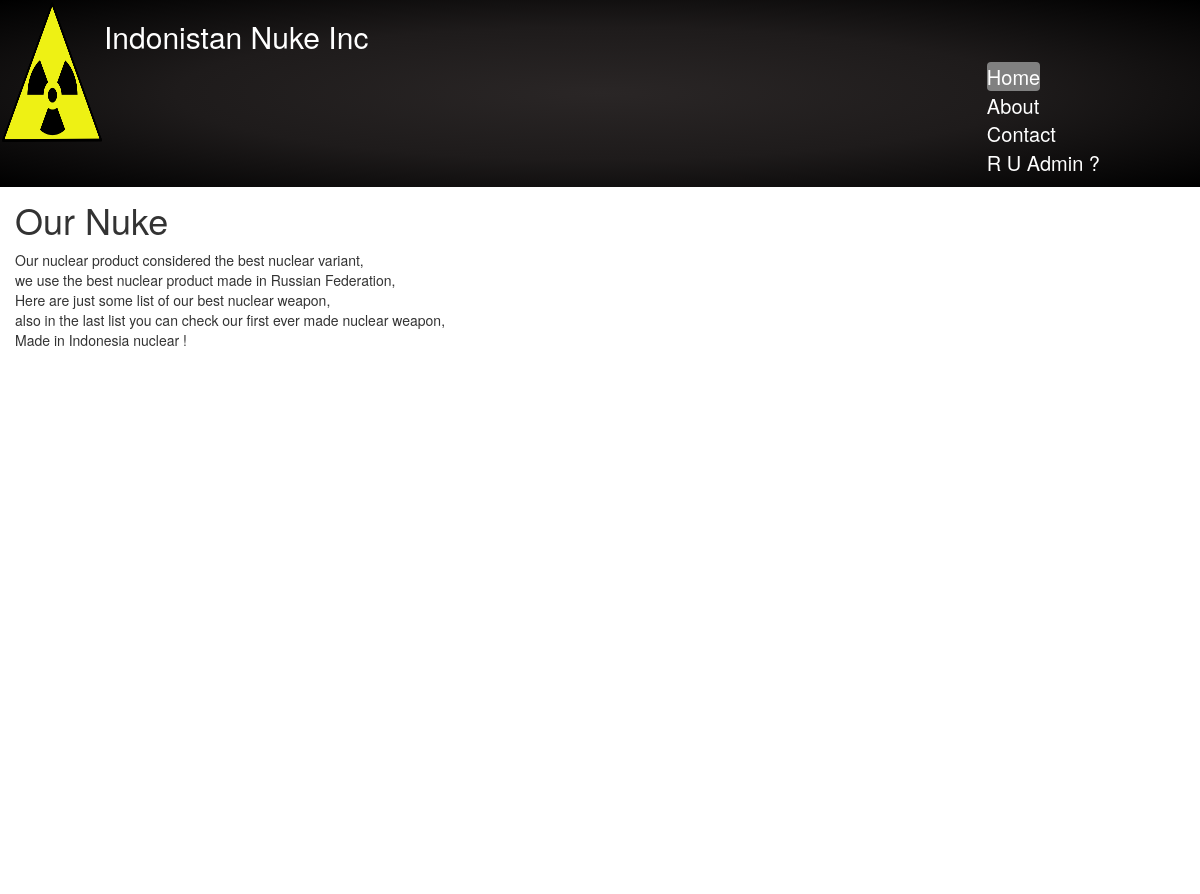
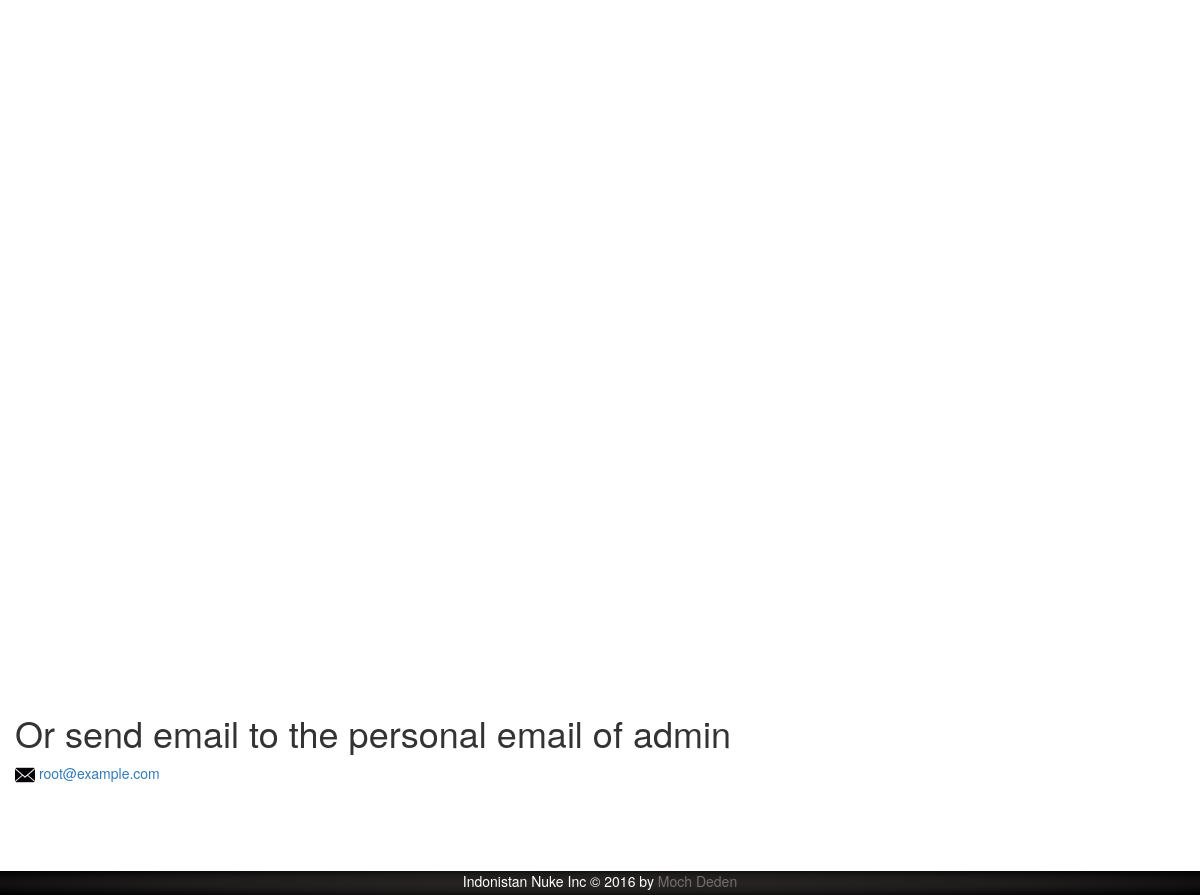
The page / on the database its author committed (2 pictures, top to bottom).
### tables this page shows
CREATE TABLE Contact (
	id TINYINT PRIMARY KEY,
	header TEXT,
	address_header TEXT,
	company_name TEXT,
	address_content TEXT,
	telp_number TEXT,
	form_header TEXT,
	admin_email_header TEXT
);

CREATE TABLE Home (
	id TINYINT PRIMARY KEY,
	header TEXT,
	content TEXT
);

### config.php (called while the page is built)
<?php
$config['project_root'] = 'prochcore';
$config['base_url']='http://127.0.0.1:8080/prochcore/';
$config['DB']['hostname']='127.0.0.1';
$config['DB']['username']='root';
$config['DB']['password']='indonesiaraya';
$config['DB']['database']='uas';

### function.php (called while the page is built, shortened)
<?php
function process_db($mysql_action) {
    require_once 'config.php';
    global $config;
    $mysqli = mysqli_connect(
                $config['DB']['hostname'],
                $config['DB']['username'],
                $config['DB']['password'],
                $config['DB']['database']);
    $result = $mysql_action($mysqli);
    return $result;
}
function read_row_by_id($table, $id) {
    return process_db(function($connection) use($table, $id) {
        $q = mysqli_query($connection, "SELECT * FROM $table WHERE id = $id;");
        $result = mysqli_fetch_assoc($q);
        return $result;
    });
}

### index.php (the view, shortened to what this page needs)
<?php
	require_once 'header.php';
	require_once 'function.php';
	$admin = read_row_by_id('Admin', 1);
	$home = read_row_by_id('Home', 1);
	$contact = read_row_by_id('Contact', 1);
	?>
	<div class="home row  upper-row" id="home" class="main">
			<h1><?php echo $home['header'] ?></h1>
			<p>
				<?php echo nl2br($home['content']) ?>
			</p>
	</div>
	<div  class="main row lower-container">
		<h1><?php echo $contact['admin_email_header'] ?></h1>
		<p>
			<img src="images/email-logo.png" width="20" height="20"/>
			<a href="mailto:<?php echo $admin['email'] ?>?Subject=indonistan" target="_top">
				<?php echo $admin['email'] ?>
			</a>
		</p>
	</div>
<?php require_once 'footer.php'; ?>

### header.php (shortened to what this page needs)
<?php
require_once 'config.php';
require_once 'function.php';
$contact = read_row_by_id('Contact', 1);
?>
<!DOCTYPE html>
<html lang="en">
<head>
	<link rel="stylesheet"
	href="<?php echo $config['base_url'].'index.css' ?>">
	<link rel="stylesheet"
	href="<?php echo $config['base_url'].'bootstrap.min.css' ?>">
</head>
<body>
<div class="header">
	<a href="<?php echo $config['base_url']?>">
		<img src="<?php echo $config['base_url'].'images/logo.png'?>"
			 id="indonistanLogo"/>
	</a>
	<h2 id="indonistanName"><?php echo $contact['company_name']?></h2>
	<ul>
		<li class="menu-list">
		<a
		href="<?php echo $config['base_url'].'#home'?>" id="homeMenu" class="menu">Home</a></li>
		<li class="menu-list">
		<a
		href="<?php echo $config['base_url'].'#about'?>"
		id="aboutMenu" class="menu">About</a></li>
		<li class="menu-list">
		<a
		href="<?php echo $config['base_url'].'#contact'?>"
		id="contactMenu" class="menu">Contact</a></li>
		<li class="menu-list">
		<a
		href="<?php echo $config['base_url'].'admin/homeadmin.php'?>"
		id="contactMenu" class="menu">R U Admin ? </a></li>
	</ul>
</div>
<div class="container">

### footer.php
</div>
<div class="footer">
	<?php echo $contact['company_name']?> &copy 2016 by
	<a href="http://github.com/selesdepselesnul">Moch Deden</a>
</div>
</body>
</html>

### index.css (style rules this page uses)
* { margin: 0px; padding: 0px; }
.main { margin-top: 20px; }
.lower-container { margin-bottom: 100px; }
.footer > a { color: #766e6e; }
.header, .footer { background: #000000; background: -webkit-radial-gradient(#2a2626, #1e1b1b, #000000); background: -o-radial-gradient(#2a2626, #1e1b1b, #000000); background: -moz-radial-gradient(#2a2626, #1e1b1b, #000000); background: radial-gradient(#2a2626, #1e1b1b, #000000); position: fixed; width: 100%; z-index: 1; }
#indonistanLogo { float: left; margin: 2px; width: 100px; height: 140px; display: block; }
#indonistanName { color: white; display: block; }
.menu { color: white; font-size: 20px; }
ul { float: right; }
.menu-list { list-style: none; margin-right: 100px; font-size: 20px; }
.container { position: relative; top: 120px; }
.upper-row { margin-top: 60px; margin-bottom: 40px; }
.footer { color: white; text-align: center; bottom: 0px; height: 24px; }

### rows shown on the page
contact: company_name "Indonistan Nuke Inc", admin_email_header "Or send email to the personal email of admin"
home: header "Our Nuke", content "Our nuclear product considered the best nuclear variant, we use the best nuclear product made in Russian Federation, Here are just some list of our best nuclear weapon, also in the last list you can check our first ever made nuclear weapon, Made in Indonesia nuclear !"

### other values the page prints
$admin['email'] "root@example.com"
